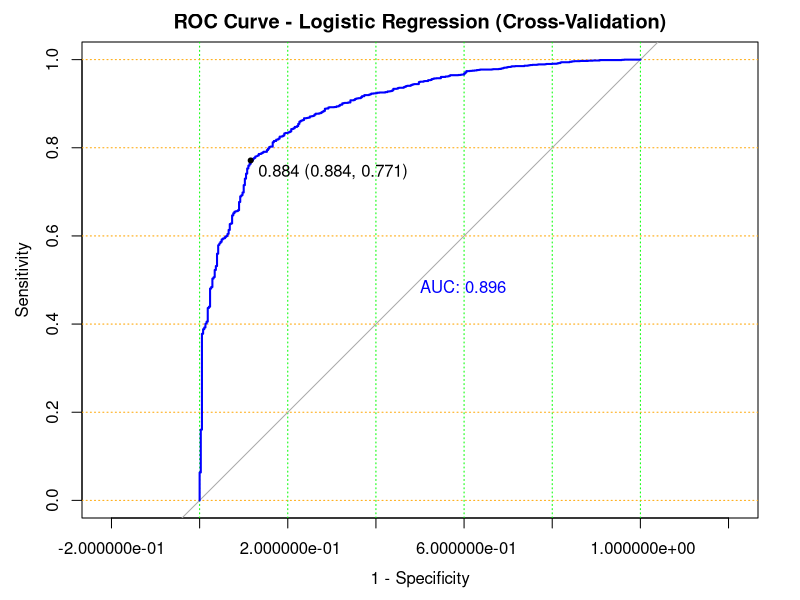

The R script that drew this image:
## ---- chunk 1
library(dplyr)

read.csv('../data/data_kept.csv') %>%
  select(-c(subject_id, X, gender_F, language_.)) -> 
  data

## ---- chunk 2
new_formula <- dod ~ marital_status_MARRIED + race_BLACK + first_age + V1582 + X5990 + X3051 + X25000 + X2761 + X2762 + X56089 + X4280 + F419 + X40390 + V5866 + X56400 + X2875 + X5589 + X2639 + X99592 + V4986 + D649 + X51881 + X78659 + X412

## ---- chunk 3
set.seed(314) # Set seed for reproducibility


# Perform 10-fold cross-validation
num_folds <- 10
folds <- cut(seq(1, nrow(data)), breaks = num_folds, labels = FALSE)

# Create empty vectors to store the predictions and actual values
all_predictions <- vector()
all_actuals <- vector()

for (i in 1:num_folds) {
  # Split the data into training and test sets for the current fold
  train_data <- data[folds != i, ]
  test_data <- data[folds == i, ]
  
  # Logistic Regression
  new_model <- glm(formula = new_formula, family = binomial, data = train_data)

  predictions <- predict(new_model, test_data, type="response")

  # Append the predictions and actual values to the vectors
  all_predictions <- c(all_predictions, predictions)
  all_actuals <- c(all_actuals, test_data[, 1])
}

## ---- chunk 4
# Calculate performance metrics on the entire dataset
confusion_matrix <- table(
  as.numeric(all_actuals), as.numeric(ifelse(all_predictions > 0.5, 1, 0))
)

TP <- confusion_matrix[1, 1]
TN <- confusion_matrix[2, 2]
FP <- confusion_matrix[2, 1]
FN <- confusion_matrix[1, 2]

## Calculate Accuracy
accuracy <- (TP + TN) / (TP + FP + TN + FN)
cat("Accuracy:", accuracy, "\n")

## Calculate Recall
recall <- TP / (TP + FN)
cat("Recall:", recall, "\n")

## Calculate Precision
precision <- TP / (TP + FP)
cat("Precision:", precision, "\n")

## Calculate Specificity
specificity <- TN / (TN + FP)
cat("Specificity:", specificity, "\n")

## Calculate F1 Score
f1_score <- 2 * (precision * recall) / (precision + recall)
cat("F1 Score:", f1_score, "\n")
## ---- chunk 5
library(pROC)
# Calculate ROC curve using the actual values and predictions
roc_obj <- roc(all_actuals, all_predictions)

# Plot the ROC curve
plot(
  roc_obj,
  col = "blue",
  main = "ROC Curve - Logistic Regression (Cross-Validation)",
  legacy.axes = TRUE,
  print.auc = TRUE,
  print.thres = TRUE,
  grid = c(0.2, 0.2),
  grid.col = c("green", "orange")
)
